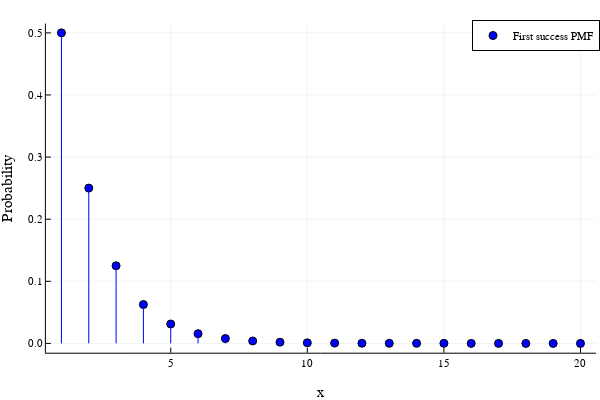

Source (notebook cell):
### Code cell
# First success PMF

using Plots
using Distributions
plotlyjs()

N = 20

function first_success_pmf(k,p)
    return (1-p)^(k-1)*p
end

plot([k for k in 1:N],[first_success_pmf(k,0.5) for k in 1:N],
        line=:stem, marker=:circle, c=:blue,
        xlabel="x",
        ylabel="Probability",
        label="First success PMF")

### Figure 1 — Plotly figure (JSON) as saved in the notebook; plotly's stock layout.template omitted (floating-point values rounded to 4 significant figures)
{"data": [{"colorbar": {"title": ""}, "legendgroup": "First success PMF", "marker": {"color": "rgba(0, 0, 255, 1.000)", "line": {"color": "rgba(0, 0, 0, 1.000)", "width": 1}, "size": 8, "symbol": "circle"}, "mode": "markers", "name": "First success PMF", "showlegend": true, "type": "scatter", "x": [1, 2, 3, 4, 5, 6, 7, 8, 9, 10, 11, 12, 13, 14, 15, 16, 17, 18, 19, 20], "xaxis": "x", "y": [0.5, 0.25, 0.125, 0.0625, 0.03125, 0.01562, 0.007812, 0.003906, 0.001953, 0.0009766, 0.0004883, 0.0002441, 0.0001221, 6.104e-05, 3.052e-05, 1.526e-05, 7.629e-06, 3.815e-06, 1.907e-06, 9.537e-07], "yaxis": "y", "zmax": null, "zmin": null}, {"colorbar": {"title": ""}, "legendgroup": "First success PMF", "line": {"color": "rgba(0, 0, 255, 1.000)", "dash": "solid", "shape": "linear", "width": 1}, "mode": "lines", "name": "First success PMF", "showlegend": false, "type": "scatter", "x": [1, 1], "xaxis": "x", "y": [0, 0.5], "yaxis": "y", "zmax": null, "zmin": null}, {"colorbar": {"title": ""}, "legendgroup": "First success PMF", "line": {"color": "rgba(0, 0, 255, 1.000)", "dash": "solid", "shape": "linear", "width": 1}, "mode": "lines", "name": "First success PMF", "showlegend": false, "type": "scatter", "x": [2, 2], "xaxis": "x", "y": [0, 0.25], "yaxis": "y", "zmax": null, "zmin": null}, {"colorbar": {"title": ""}, "legendgroup": "First success PMF", "line": {"color": "rgba(0, 0, 255, 1.000)", "dash": "solid", "shape": "linear", "width": 1}, "mode": "lines", "name": "First success PMF", "showlegend": false, "type": "scatter", "x": [3, 3], "xaxis": "x", "y": [0, 0.125], "yaxis": "y", "zmax": null, "zmin": null}, {"colorbar": {"title": ""}, "legendgroup": "First success PMF", "line": {"color": "rgba(0, 0, 255, 1.000)", "dash": "solid", "shape": "linear", "width": 1}, "mode": "lines", "name": "First success PMF", "showlegend": false, "type": "scatter", "x": [4, 4], "xaxis": "x", "y": [0, 0.0625], "yaxis": "y", "zmax": null, "zmin": null}, {"colorbar": {"title": ""}, "legendgroup": "First success PMF", "line": {"color": "rgba(0, 0, 255, 1.000)", "dash": "solid", "shape": "linear", "width": 1}, "mode": "lines", "name": "First success PMF", "showlegend": false, "type": "scatter", "x": [5, 5], "xaxis": "x", "y": [0, 0.03125], "yaxis": "y", "zmax": null, "zmin": null}, {"colorbar": {"title": ""}, "legendgroup": "First success PMF", "line": {"color": "rgba(0, 0, 255, 1.000)", "dash": "solid", "shape": "linear", "width": 1}, "mode": "lines", "name": "First success PMF", "showlegend": false, "type": "scatter", "x": [6, 6], "xaxis": "x", "y": [0, 0.01562], "yaxis": "y", "zmax": null, "zmin": null}, {"colorbar": {"title": ""}, "legendgroup": "First success PMF", "line": {"color": "rgba(0, 0, 255, 1.000)", "dash": "solid", "shape": "linear", "width": 1}, "mode": "lines", "name": "First success PMF", "showlegend": false, "type": "scatter", "x": [7, 7], "xaxis": "x", "y": [0, 0.007812], "yaxis": "y", "zmax": null, "zmin": null}, {"colorbar": {"title": ""}, "legendgroup": "First success PMF", "line": {"color": "rgba(0, 0, 255, 1.000)", "dash": "solid", "shape": "linear", "width": 1}, "mode": "lines", "name": "First success PMF", "showlegend": false, "type": "scatter", "x": [8, 8], "xaxis": "x", "y": [0, 0.003906], "yaxis": "y", "zmax": null, "zmin": null}, {"colorbar": {"title": ""}, "legendgroup": "First success PMF", "line": {"color": "rgba(0, 0, 255, 1.000)", "dash": "solid", "shape": "linear", "width": 1}, "mode": "lines", "name": "First success PMF", "showlegend": false, "type": "scatter", "x": [9, 9], "xaxis": "x", "y": [0, 0.001953], "yaxis": "y", "zmax": null, "zmin": null}, {"colorbar": {"title": ""}, "legendgroup": "First success PMF", "line": {"color": "rgba(0, 0, 255, 1.000)", "dash": "solid", "shape": "linear", "width": 1}, "mode": "lines", "name": "First success PMF", "showlegend": false, "type": "scatter", "x": [10, 10], "xaxis": "x", "y": [0, 0.0009766], "yaxis": "y", "zmax": null, "zmin": null}, {"colorbar": {"title": ""}, "legendgroup": "First success PMF", "line": {"color": "rgba(0, 0, 255, 1.000)", "dash": "solid", "shape": "linear", "width": 1}, "mode": "lines", "name": "First success PMF", "showlegend": false, "type": "scatter", "x": [11, 11], "xaxis": "x", "y": [0, 0.0004883], "yaxis": "y", "zmax": null, "zmin": null}, {"colorbar": {"title": ""}, "legendgroup": "First success PMF", "line": {"color": "rgba(0, 0, 255, 1.000)", "dash": "solid", "shape": "linear", "width": 1}, "mode": "lines", "name": "First success PMF", "showlegend": false, "type": "scatter", "x": [12, 12], "xaxis": "x", "y": [0, 0.0002441], "yaxis": "y", "zmax": null, "zmin": null}, {"colorbar": {"title": ""}, "legendgroup": "First success PMF", "line": {"color": "rgba(0, 0, 255, 1.000)", "dash": "solid", "shape": "linear", "width": 1}, "mode": "lines", "name": "First success PMF", "showlegend": false, "type": "scatter", "x": [13, 13], "xaxis": "x", "y": [0, 0.0001221], "yaxis": "y", "zmax": null, "zmin": null}, {"colorbar": {"title": ""}, "legendgroup": "First success PMF", "line": {"color": "rgba(0, 0, 255, 1.000)", "dash": "solid", "shape": "linear", "width": 1}, "mode": "lines", "name": "First success PMF", "showlegend": false, "type": "scatter", "x": [14, 14], "xaxis": "x", "y": [0, 6.104e-05], "yaxis": "y", "zmax": null, "zmin": null}, {"colorbar": {"title": ""}, "legendgroup": "First success PMF", "line": {"color": "rgba(0, 0, 255, 1.000)", "dash": "solid", "shape": "linear", "width": 1}, "mode": "lines", "name": "First success PMF", "showlegend": false, "type": "scatter", "x": [15, 15], "xaxis": "x", "y": [0, 3.052e-05], "yaxis": "y", "zmax": null, "zmin": null}, {"colorbar": {"title": ""}, "legendgroup": "First success PMF", "line": {"color": "rgba(0, 0, 255, 1.000)", "dash": "solid", "shape": "linear", "width": 1}, "mode": "lines", "name": "First success PMF", "showlegend": false, "type": "scatter", "x": [16, 16], "xaxis": "x", "y": [0, 1.526e-05], "yaxis": "y", "zmax": null, "zmin": null}, {"colorbar": {"title": ""}, "legendgroup": "First success PMF", "line": {"color": "rgba(0, 0, 255, 1.000)", "dash": "solid", "shape": "linear", "width": 1}, "mode": "lines", "name": "First success PMF", "showlegend": false, "type": "scatter", "x": [17, 17], "xaxis": "x", "y": [0, 7.629e-06], "yaxis": "y", "zmax": null, "zmin": null}, {"colorbar": {"title": ""}, "legendgroup": "First success PMF", "line": {"color": "rgba(0, 0, 255, 1.000)", "dash": "solid", "shape": "linear", "width": 1}, "mode": "lines", "name": "First success PMF", "showlegend": false, "type": "scatter", "x": [18, 18], "xaxis": "x", "y": [0, 3.815e-06], "yaxis": "y", "zmax": null, "zmin": null}, {"colorbar": {"title": ""}, "legendgroup": "First success PMF", "line": {"color": "rgba(0, 0, 255, 1.000)", "dash": "solid", "shape": "linear", "width": 1}, "mode": "lines", "name": "First success PMF", "showlegend": false, "type": "scatter", "x": [19, 19], "xaxis": "x", "y": [0, 1.907e-06], "yaxis": "y", "zmax": null, "zmin": null}, {"colorbar": {"title": ""}, "legendgroup": "First success PMF", "line": {"color": "rgba(0, 0, 255, 1.000)", "dash": "solid", "shape": "linear", "width": 1}, "mode": "lines", "name": "First success PMF", "showlegend": false, "type": "scatter", "x": [20, 20], "xaxis": "x", "y": [0, 9.537e-07], "yaxis": "y", "zmax": null, "zmin": null}], "layout": {"annotations": [], "height": 400, "legend": {"bgcolor": "rgba(255, 255, 255, 1.000)", "bordercolor": "rgba(0, 0, 0, 1.000)", "borderwidth": 1, "font": {"color": "rgba(0, 0, 0, 1.000)", "family": "sans-serif", "size": 11}, "title": {"font": {"color": "rgba(0, 0, 0, 1.000)", "family": "sans-serif", "size": 15}, "text": ""}, "tracegroupgap": 0, "traceorder": "normal", "x": 1, "xanchor": "auto", "y": 1, "yanchor": "auto"}, "margin": {"b": 20, "l": 0, "r": 0, "t": 20}, "paper_bgcolor": "rgba(255, 255, 255, 1.000)", "plot_bgcolor": "rgba(255, 255, 255, 1.000)", "showlegend": true, "width": 600, "xaxis": {"anchor": "y", "domain": [0.07647, 0.9934], "gridcolor": "rgba(0, 0, 0, 0.100)", "gridwidth": 0.5, "linecolor": "rgba(0, 0, 0, 1.000)", "mirror": false, "range": [0.43, 20.57], "showgrid": true, "showline": true, "showticklabels": true, "tickangle": 0, "tickcolor": "rgb(0, 0, 0)", "tickfont": {"color": "rgba(0, 0, 0, 1.000)", "family": "sans-serif", "size": 11}, "tickmode": "array", "ticks": "inside", "ticktext": ["5", "10", "15", "20"], "tickvals": [5, 10, 15, 20], "title": "x", "titlefont": {"color": "rgba(0, 0, 0, 1.000)", "family": "sans-serif", "size": 15}, "type": "-", "visible": true, "zeroline": false, "zerolinecolor": "rgba(0, 0, 0, 1.000)"}, "yaxis": {"anchor": "x", "domain": [0.07581, 0.9902], "gridcolor": "rgba(0, 0, 0, 0.100)", "gridwidth": 0.5, "linecolor": "rgba(0, 0, 0, 1.000)", "mirror": false, "range": [-0.015, 0.515], "showgrid": true, "showline": true, "showticklabels": true, "tickangle": 0, "tickcolor": "rgb(0, 0, 0)", "tickfont": {"color": "rgba(0, 0, 0, 1.000)", "family": "sans-serif", "size": 11}, "tickmode": "array", "ticks": "inside", "ticktext": ["0.0", "0.1", "0.2", "0.3", "0.4", "0.5"], "tickvals": [0, 0.1, 0.2, 0.3, 0.4, 0.5], "title": "Probability", "titlefont": {"color": "rgba(0, 0, 0, 1.000)", "family": "sans-serif", "size": 15}, "type": "-", "visible": true, "zeroline": false, "zerolinecolor": "rgba(0, 0, 0, 1.000)"}}}
